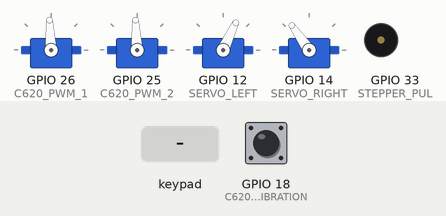
Bench run of a sketch on a simulated ESP32. On the bench: 4 × servo, buzzer (waves = sounding). The test bench sets the inputs (shaded band); at power-on: GPIO 18 (C620_CALIBRATION) HIGH. Nothing arrives over Bluetooth unless stated.

Above: at 1.2 s.
1.3 s: key 'S' pressed
At 2.9 s:
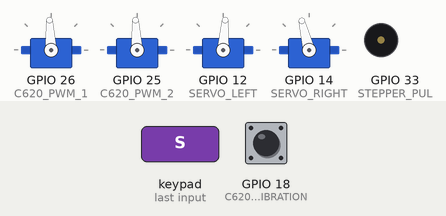
3.2 s: GPIO 18 (C620_CALIBRATION) pulled LOW for 0.15 s
At 3.28 s:
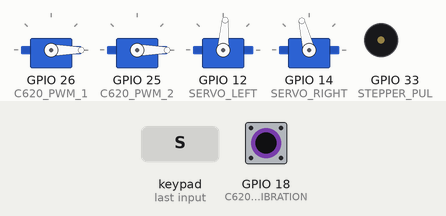
4.8 s: key 'X' pressed
At 5.03 s:
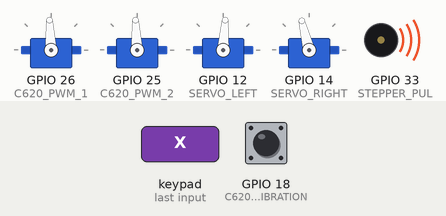
6.7 s: key 'S' pressed
At 7.6 s:
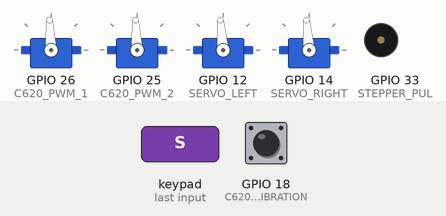
8.3 s: GPIO 18 (C620_CALIBRATION) pulled LOW for 1 s
At 9.0 s:
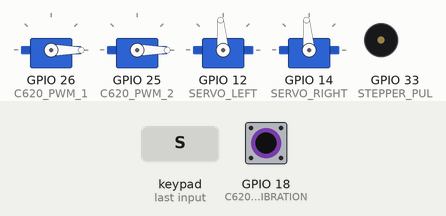
10.8 s: key 'T' pressed
At 11.6 s:
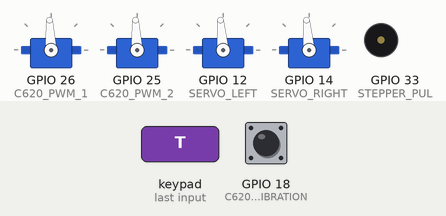
Timing chart, 0 to 13.7 s (numbered marks = the images above; inputs shaded):
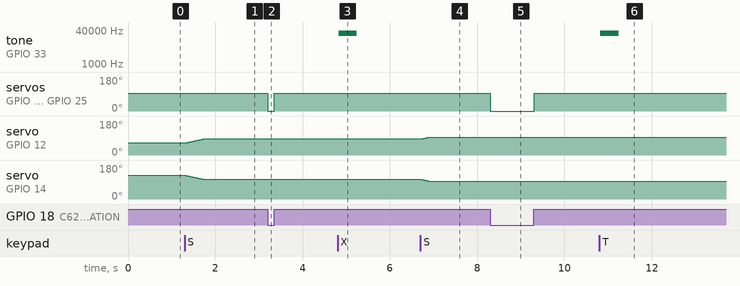

The sketch:

rabbit_rocky.ino
```cpp
#include <PS4Controller.h>
#include <ESP32Servo.h>
#include <math.h>


// PIN CONFIG

#define C620_PWM_1 26
#define C620_PWM_2 25
#define SERVO_LEFT 12
#define SERVO_RIGHT 14
#define STEPPER_PUL 33
#define STEPPER_DIR 32
#define STEPPER_LOWER_LIMIT 26
#define C620_CALIBRATION 18

// SERVO ANGLE

#define LEFT_SERVO_OPEN 65
#define LEFT_SERVO_CLOSE 95 // ori: 90
#define RIGHT_SERVO_OPEN 125
#define RIGHT_SERVO_CLOSE 95 // ori: 100
float left_hand_pos = LEFT_SERVO_OPEN;
float right_hand_pos = RIGHT_SERVO_OPEN;

// ROBOT STATE DEFINITION

#define GRIPPER_UP 1
#define GRIPPER_DOWN 2
#define GRIPPER_STOP 3
#define GRIPPER_OPEN 4
#define GRIPPER_CLOSE 5
#define GRIPPER_SPEED 28000

// DEBUG
bool DEBUG_SPEED_CALCULATION = false;

// DEFINE OBJECTS

Servo leftHand, rightHand;
Servo leftWheel, rightWheel;


// FUNCTIONS

void driveServo(int mode) {

  if (mode == GRIPPER_OPEN) {
    left_hand_pos = LEFT_SERVO_OPEN;
    right_hand_pos = RIGHT_SERVO_OPEN;
    leftHand.write(left_hand_pos);
    rightHand.write(right_hand_pos);
  }
  else if (mode == GRIPPER_CLOSE) {
    left_hand_pos += 0.5;
    right_hand_pos -= 0.5;
    left_hand_pos = constrain(left_hand_pos, LEFT_SERVO_OPEN, LEFT_SERVO_CLOSE);
    right_hand_pos = constrain(right_hand_pos, RIGHT_SERVO_CLOSE, RIGHT_SERVO_OPEN);
    leftHand.write(left_hand_pos);
    rightHand.write(right_hand_pos);
  }

}

void driveStepper(int mode) {
  if (mode == GRIPPER_UP) {
    digitalWrite(STEPPER_DIR, HIGH);
    tone(STEPPER_PUL, GRIPPER_SPEED);
  }
  // else if (mode == GRIPPER_DOWN && digitalRead(STEPPER_LOWER_LIMIT) == 1) {
  //   digitalWrite(STEPPER_DIR, LOW);
  //   tone(STEPPER_PUL, GRIPPER_SPEED);
  // }
  else if (mode == GRIPPER_DOWN) {
    digitalWrite(STEPPER_DIR, LOW);
    tone(STEPPER_PUL, GRIPPER_SPEED);
  }
  else {
    noTone(STEPPER_PUL);
  }
}

void calculateSpeed(int &left_motor_speed, int &right_motor_speed) {

  double left, right;
  double r, t; // temp var for calculations

  double x = map(PS4.LStickY(),-128,128,-1000,1000) ; // normalize x and y
  double y = map(PS4.LStickX(),-128,128,-1000,1000) ;

  r = hypot(x, y);
  t = atan2(y, x);

  t += M_PI / 4.;

  left = r * cos(t);
  right = r * sin(t);

  // Serial.print(PS4.right_joy_x); Serial.print('\t');
  // Serial.print(PS4.right_joy_y); Serial.print('\t');
  // Serial.print(x); Serial.print('\t');
  // Serial.print(y); Serial.print('\t');
  // Serial.print(r); Serial.print('\t');
  // Serial.print(t); Serial.print('\t');
  // Serial.print(left); Serial.print('\t');
  // Serial.print(right); Serial.print('\t');

  left *= sqrt(2);
  right *= sqrt(2);

  // Serial.print(left); Serial.print('\t');
  // Serial.print(right); Serial.print('\t');
  // Serial.println();

  // rescale
  left += 1500;
  right += 1500;

  // clamp then rescale
  left = constrain(left, 1000, 2000);
  right = constrain(right, 1000, 2000);

  if (PS4.R2() == 1) { // high speed mode
    left = map(left, 1000, 2000, 1650, 1350);
    right = map(right, 1000, 2000, 1350, 1650);
  }
  else {
    left = map(left, 1000, 2000, 1550, 1450);
    right = map(right, 1000, 2000, 1450, 1550);
  }


  // if (DEBUG_SPEED_CALCULATION) {
  //   Serial.print(left); Serial.print('\t');
  //   Serial.print(right);
  //   Serial.println();
  // }

  left_motor_speed = left;
  right_motor_speed = right;
}

void driveMotor(int left_motor_speed, int right_motor_speed) {
  leftWheel.writeMicroseconds(left_motor_speed);
  rightWheel.writeMicroseconds(right_motor_speed);
}

// SETUP AND LOOP

void setup() {

  Serial.begin(115200);

  // PS4
  PS4.begin();

  pinMode(STEPPER_PUL, OUTPUT);
  pinMode(STEPPER_DIR, OUTPUT);
  pinMode(STEPPER_LOWER_LIMIT, INPUT_PULLUP);

  leftWheel.attach(C620_PWM_1);
  rightWheel.attach(C620_PWM_2);

  leftHand.attach(SERVO_LEFT);
  rightHand.attach(SERVO_RIGHT);

  pinMode(C620_CALIBRATION, INPUT_PULLUP);

  driveServo(GRIPPER_OPEN);
}

void loop() {

  // PS4
  if (!PS4.isConnected()) {
    // turn off all motors

    return;
  }

  // control servo

  if (PS4.Square() == 1) driveServo(GRIPPER_CLOSE);
  else if (PS4.Circle() == 1) driveServo(GRIPPER_OPEN);

  // control stepper

  if (PS4.Triangle() == 1) driveStepper(GRIPPER_UP);
  else if (PS4.Cross() == 1) driveStepper(GRIPPER_DOWN);
  else driveStepper(GRIPPER_STOP);

  // control motors

  int left_motor_speed, right_motor_speed;
  calculateSpeed(left_motor_speed, right_motor_speed);
  if (digitalRead(C620_CALIBRATION) == LOW) {
    left_motor_speed = PS4.LStickY();
    right_motor_speed = PS4.LStickY();
  }
  driveMotor(left_motor_speed, right_motor_speed);

  delay(10);
}
```

Measured:
- after the input at 1.3 s, servo on GPIO 12 (SERVO_LEFT): moves from 65° to 86° over 0.39 s, starting after 0.05 s; servo on GPIO 14 (SERVO_RIGHT): moves from 125° to 104° over 0.40 s, starting at once
- after the input at 3.2 s, servo on GPIO 26 (C620_PWM_1), servo on GPIO 25 (C620_PWM_2): 93° → 0° at once, → 93° 0.15 s later
- after the input at 4.8 s, tone on GPIO 33 (STEPPER_PUL): silent → 28000 Hz at once, → silent 0.42 s later
- after the input at 6.7 s, servo on GPIO 12 (SERVO_LEFT): moves from 86° to 95° over 0.15 s, starting at once; servo on GPIO 14 (SERVO_RIGHT): moves from 104° to 95° over 0.16 s, starting at once
- after the input at 8.3 s, servo on GPIO 26 (C620_PWM_1), servo on GPIO 25 (C620_PWM_2): 93° → 0° at once, → 93° 1.0 s later
- after the input at 10.8 s, tone on GPIO 33 (STEPPER_PUL): silent → 28000 Hz at once, → silent 0.42 s later
